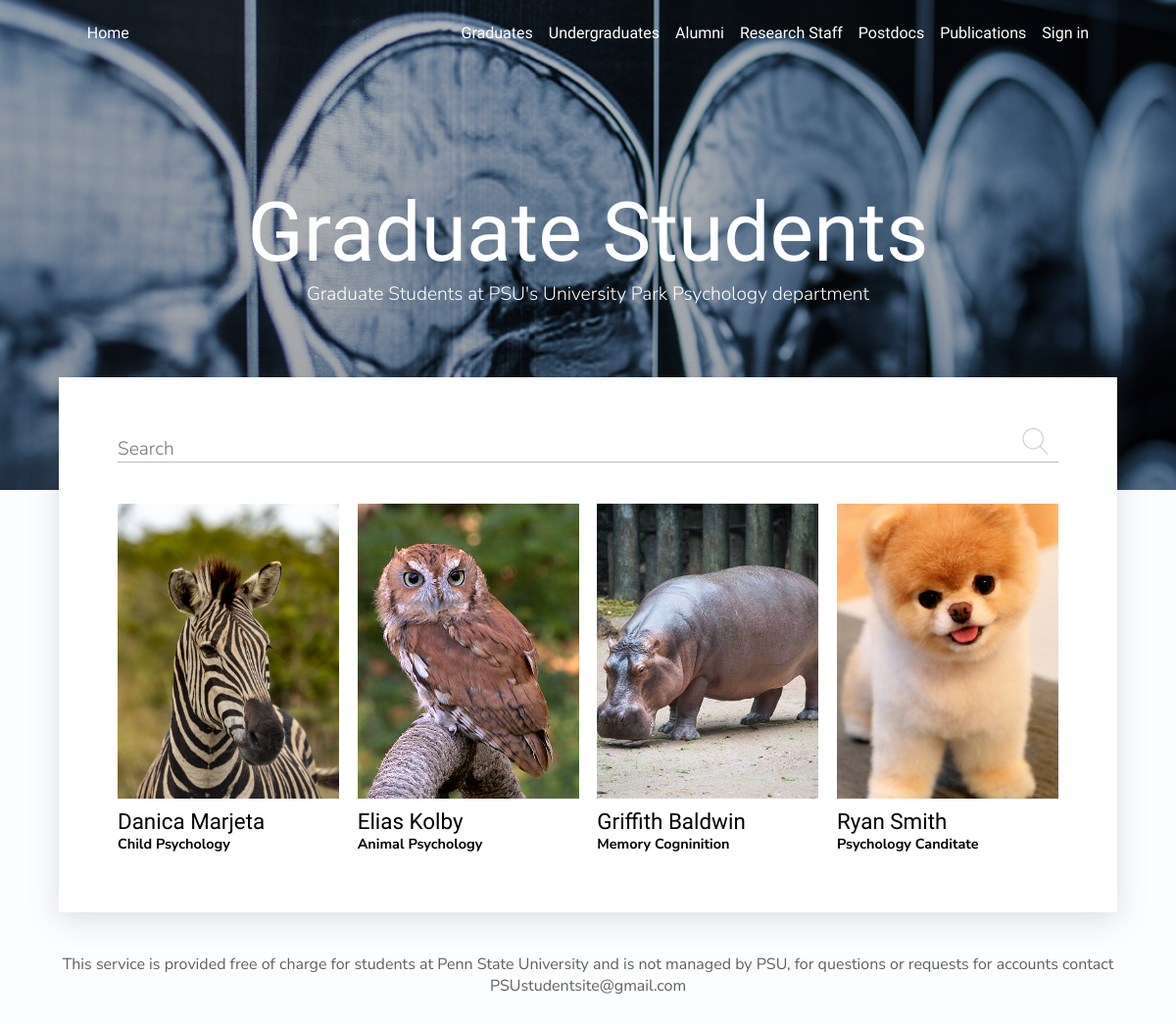
/graduateprofiles, run on the app's committed database.
### users/models.py (models this page shows, shortened)
class Profile(models.Model):
    ACCOUNT_TYPES = (
        ('undergrad', 'Undergraduate'),
        ('grad', 'Graduate'),
        ('invisible', 'Invisible'),
        ('post', 'Postdocs'),
        ('res', 'Research Staff'),
        ('alum', 'Alumni'),
    )
    user = models.OneToOneField(User, on_delete=models.CASCADE, null=True)
    profile_picture = models.ImageField(
        null=True, blank=True, upload_to='profiles/', default='profiles/default.png')
    username = models.CharField(
        max_length=300, null=True, blank=True, unique=True)
    name = models.CharField(max_length=300, null=True)
    email = models.EmailField(max_length=1000, null=True)
    account_type = models.CharField(max_length=300, null=True,
                                    blank=True, choices=ACCOUNT_TYPES)
    area_of_interest = models.CharField(max_length=300, null=True)
    description = models.TextField(null=True, blank=True)
    skills_and_ongoing_projects = RichTextField(null=True, blank=True)
    cv = models.FileField(
        max_length=300, upload_to='profiles/', null=True, blank=True)
    resume = models.FileField(
        max_length=300, upload_to='profiles/', null=True, blank=True)
    orcid = models.CharField(max_length=300, null=True, blank=True)
    linkedin = models.CharField(max_length=300, null=True, blank=True)
    twitter = models.CharField(max_length=300, null=True, blank=True)
    osf = models.CharField(max_length=300, null=True, blank=True)
    github = models.CharField(max_length=300, null=True, blank=True)
    facebook = models.CharField(max_length=300, null=True, blank=True)
    youtube = models.CharField(max_length=300, null=True, blank=True)
    website = models.CharField(max_length=300, null=True, blank=True)
    date_created = models.DateTimeField(auto_now_add=True)
    id = models.UUIDField(default=uuid.uuid4, unique=True,
                          primary_key=True, editable=False)

### users/views.py (the view)
# urls.py: path('graduateprofiles', views.profiles, name='profiles'),
def profiles(request):
    search_query = ''
    if request.GET.get('search_query'):
        search_query = request.GET.get('search_query')
    profiles = Profile.objects.filter(
        Q(area_of_interest__icontains=search_query) & Q(account_type='grad') | Q(name__icontains=search_query) & Q(account_type='grad'))
    context = {'profiles': profiles, 'search_query': search_query}
    return render(request, 'users/profiles.html', context)

### users/templates/users/profiles.html (shortened to what this page needs)
{% extends "main.html"%}
{% block content %}
<div class="background-image">
    <div class="hero-titles">
        <h1 class="hero-title">
            Graduate Students
        </h1>
        <h2 class="hero-description">
            Graduate Students at PSU's University Park Psychology department
        </h2>
    </div>
</div>
<div class="profile-section">
    <div class="paper">
        <div class="search">
            <form id='searchForm' class="form" action="{% url 'profiles' %}" method="get">
                <div class="form__field">
                    <input class="input input--text" id="formInput#search" type="text" name="search_query"
                        placeholder="Search" value="{{search_query}}" />
                </div>
                <input class="searching-thing" type="submit" value="" />
            </form>
        </div>
        <div class="grid">
            {% for profile in profiles|dictsort:"name" %}
            <div class="full-card">
                <a href="{% url 'user-profile' profile.username %}" class="link-to-profile">
                    <div class="formatting">
                        <img src="{{ profile.profile_picture.url }}" alt="">
                    </div>
                    <p class="name">{{profile.name}}</p>
                    <p class="title">{{profile.area_of_interest|slice:"40"}}</p>
                </a>
            </div>
            {% endfor %}
        </div>
    </div>
</div>
{% endblock %}

### templates/main.html (shortened to what this page needs)
<!DOCTYPE html>
<html lang="en">
{% load static %}
<head>
    <link rel="stylesheet" media="screen" href="{% static 'css/main.css' %}" />
</head>
<body>
    {% include 'navbar.html' %}
    {% block content %}
    {% endblock %}
    {% include 'footer.html' %}
</body>
</html>

### templates/navbar.html
{% load static %}
<header class="header">
    <div class="container container--narrow">
        <a href="{% url 'home' %}" class="header__logo">
            Home
        </a>
        <nav class="header__nav">
            <ul class="nav-list">
                <li class="nav-item"><a href="{% url 'profiles' %}" class="nav-link">Graduates</a></li>
                <li class="nav-item"><a href="{% url 'profiles_undergrad' %}" class="nav-link">Undergraduates</a></li>
                <li class="nav-item"><a href="{% url 'profiles_alum' %}" class="nav-link">Alumni</a></li>
                <li class="nav-item"><a href="{% url 'profiles_res' %}" class="nav-link">Research Staff</a></li>
                <li class="nav-item"><a href="{% url 'profiles_post' %}" class="nav-link">Postdocs</a></li>
                <li class="nav-item"><a href="{% url 'publications' %}" class="nav-link">Publications</a></li>
                {%if request.user.is_authenticated %}
                <li class="nav-item"><a href="{% url 'account' %}" class="nav-link">My Account</a></li>
                <li class="nav-item"><a href="{% url 'logout' %}" class="nav-link">Sign Out</a></li>
                {% else %}
                <li class="nav-item"><a href="{% url 'login' %}" class="nav-link">Sign in</a></li>
                {% endif %}
            </ul>
        </nav>
    </div>
</header>

### templates/footer.html
<footer >
    <div class="footer-styles">This service is provided free of charge for students at Penn State University and is not managed by PSU, for questions or requests for accounts contact <a class="footer-styles" style="display: inline" href="mailto:PSUstudentsite@gmail.com">PSUstudentsite@gmail.com</a></div>
</footer>

### static/css/main.css (style rules this page uses)
*, html { margin: 0; padding: 0; box-sizing: border-box; font-family: "Forum", sans-serif; }
:root { --neutralBlue: #fcfdff; --fadedBlue: #6a90c9; --lightGray: #606060; }
html { background-color: var(--neutralBlue); }
a { text-decoration: none; }
h1, h2 { font-weight: 400; }
.header { position: fixed; z-index: 111; background-color: transparent; padding: 1.5rem 2rem; width: 100%; margin: 0; display: flex; justify-content: center; align-items: center; transition: all 0.2s; }
.container { margin: 0; display: flex; justify-content: space-between; align-items: center; max-width: 1200px; width: 90%; }
.header__nav > ul { display: flex; }
nav { margin: 0; }
.header__nav > ul > li { margin-left: 16px; }
.nav-list { list-style: none; }
.nav-link { text-decoration: none; color: white; }
.header__logo { text-decoration: none; color: white; }
.background-image { background-image: url("../images/BackgroundBrains.png"); object-fit: cover; background-size: cover; background-position: center center; background-repeat: no-repeat; height: 500px; display: flex; flex-direction: column; justify-content: center; align-items: center; }
.hero-titles { display: flex; flex-direction: column; justify-content: center; align-items: center; }
.hero-title { font-size: 7vw; color: white; text-align: center; }
.hero-description { text-align: center; color: white; font-size: 1.2rem; font-family: "Nunito Sans", sans-serif; font-weight: 300; }
.profile-section { display: flex; justify-content: center; }
.paper { box-shadow: rgba(100, 100, 111, 0.2) 0px 7px 29px 0px; background-color: white; position: relative; margin-top: -115px; width: 90%; display: flex; flex-direction: column; justify-content: center; max-width: 1150px; padding: 60px; }
.input { background-color: transparent; border: none; border-bottom: 1px solid #bbb; width: 100%; font-size: 1.2rem; font-family: "Nunito Sans"; font-weight: 300; }
.searching-thing { height: 27px; width: 27px; transition: opacity 0.4s ease; cursor: pointer; float: right; border: none; position: relative; top: -35px; right: 10px; background: url("../images/search.svg") center center no-repeat; }
.search { width: 100%; margin-bottom: 15px; }
.grid { display: grid; gap: 1rem; align-items: center; justify-content: space-between; grid-template-columns: repeat(auto-fill, 226px); }
.full-card { display: flex; flex-direction: column; align-items: left; justify-content: flex-start; height: 100%; }
.link-to-profile { display: flex; flex-direction: column; align-items: left; justify-content: flex-start; }
.formatting { width: 226px; height: 301px; display: flex; justify-content: center; align-items: center; overflow: hidden; }
.formatting img { min-height: 100%; min-width: 100%; object-fit: cover; }
.name, .title, .location { display: flex; justify-content: left; align-items: left; color: black; }
.name { margin-top: 10px; font-size: 1.4rem; }
.title { font-family: "Nunito Sans"; font-size: 0.9rem; font-weight: bold; }
footer { width: 100%; display: flex; justify-content: center; align-items: center; margin-top: 42px; padding-bottom: 42px; }
.footer-styles { font-family: "Nunito Sans"; color: var(--lightGray); text-align: center; }

### data on the page
Profile: profile_picture (picture), name "Danica Marjeta", area_of_interest "Child Psychology"
Profile: profile_picture (picture), name "Elias Kolby", area_of_interest "Animal Psychology"
Profile: profile_picture (picture), name "Griffith Baldwin", area_of_interest "Memory Cogninition"
Profile: profile_picture (picture), name "Ryan Smith", area_of_interest "Psychology Canditate"
